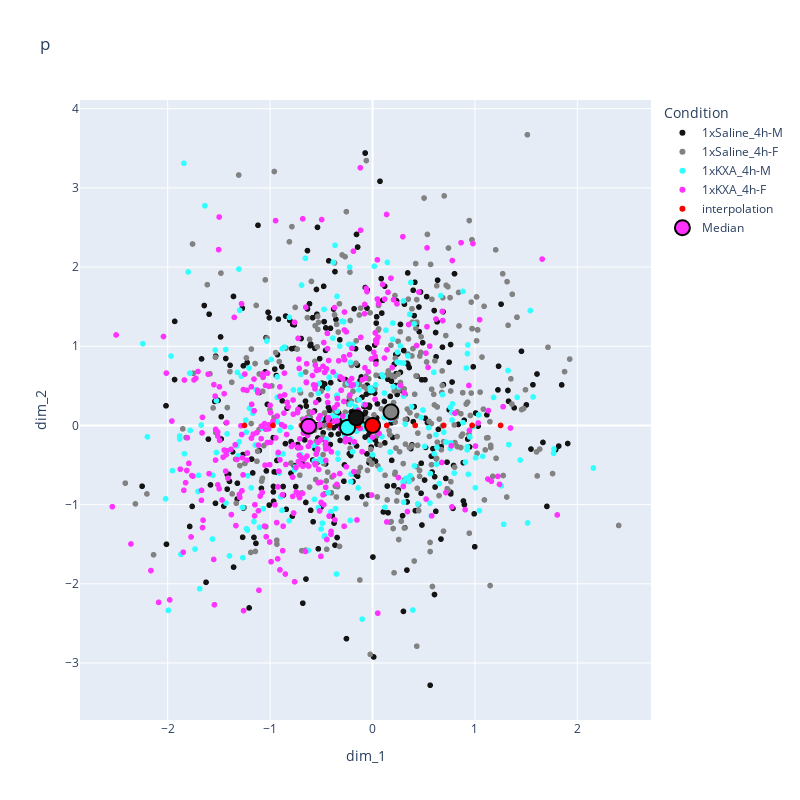

Notebook code cell kept with this figure:
### Code cell
plot_2d(mf_inter,
        feature='pca_vae', 
        title = 'p',
        conditions = ['Condition'],
        colors= color_dict,
        name = None)

### Figure 1 — Plotly figure (JSON) as saved in the notebook; plotly's stock layout.template omitted (floating-point values rounded to 4 significant figures; data arrays with more than 128 entries replaced by an {"elided": "..."} marker saying what was removed)
{"data": [{"hovertemplate": "Condition=1xSaline_4h-M<br>dim_1=%{x}<br>dim_2=%{y}<extra></extra>", "legendgroup": "1xSaline_4h-M", "marker": {"color": "rgb(20, 20, 20)", "symbol": "circle"}, "mode": "markers", "name": "1xSaline_4h-M", "showlegend": true, "type": "scattergl", "x": {"elided": "374 float values"}, "xaxis": "x", "y": {"elided": "374 float values"}, "yaxis": "y"}, {"hovertemplate": "Condition=1xSaline_4h-F<br>dim_1=%{x}<br>dim_2=%{y}<extra></extra>", "legendgroup": "1xSaline_4h-F", "marker": {"color": "rgb(130, 130, 130)", "symbol": "circle"}, "mode": "markers", "name": "1xSaline_4h-F", "showlegend": true, "type": "scattergl", "x": {"elided": "353 float values"}, "xaxis": "x", "y": {"elided": "353 float values"}, "yaxis": "y"}, {"hovertemplate": "Condition=1xKXA_4h-M<br>dim_1=%{x}<br>dim_2=%{y}<extra></extra>", "legendgroup": "1xKXA_4h-M", "marker": {"color": "rgb(50, 255, 255)", "symbol": "circle"}, "mode": "markers", "name": "1xKXA_4h-M", "showlegend": true, "type": "scattergl", "x": {"elided": "251 float values"}, "xaxis": "x", "y": {"elided": "251 float values"}, "yaxis": "y"}, {"hovertemplate": "Condition=1xKXA_4h-F<br>dim_1=%{x}<br>dim_2=%{y}<extra></extra>", "legendgroup": "1xKXA_4h-F", "marker": {"color": "rgb(255, 50, 255)", "symbol": "circle"}, "mode": "markers", "name": "1xKXA_4h-F", "showlegend": true, "type": "scattergl", "x": {"elided": "367 float values"}, "xaxis": "x", "y": {"elided": "367 float values"}, "yaxis": "y"}, {"hovertemplate": "Condition=interpolation<br>dim_1=%{x}<br>dim_2=%{y}<extra></extra>", "legendgroup": "interpolation", "marker": {"color": "rgb(250, 0, 0)", "symbol": "circle"}, "mode": "markers", "name": "interpolation", "showlegend": true, "type": "scattergl", "x": [-1.25, -0.9722, -0.6944, -0.4167, -0.1389, 0.1389, 0.4167, 0.6944, 0.9722, 1.25], "xaxis": "x", "y": [0, 0, 0, 0, 0, 0, 0, 0, 0, 0], "yaxis": "y"}, {"marker": {"color": ["rgb(255, 50, 255)", "rgb(50, 255, 255)", "rgb(130, 130, 130)", "rgb(20, 20, 20)", "rgb(250, 0, 0)"], "line": {"color": "black", "width": 2}, "size": 15}, "mode": "markers+text", "name": "Median", "textposition": "top center", "type": "scattergl", "x": [-0.6244, -0.2437, 0.1799, -0.1594, 0], "y": [-0.01033, -0.02475, 0.1711, 0.09714, 0]}], "layout": {"height": 800, "legend": {"title": {"text": "Condition"}, "tracegroupgap": 0}, "showlegend": true, "title": {"text": "p"}, "width": 800, "xaxis": {"anchor": "y", "domain": [0, 1], "title": {"text": "dim_1"}}, "yaxis": {"anchor": "x", "domain": [0, 1], "title": {"text": "dim_2"}}}}
